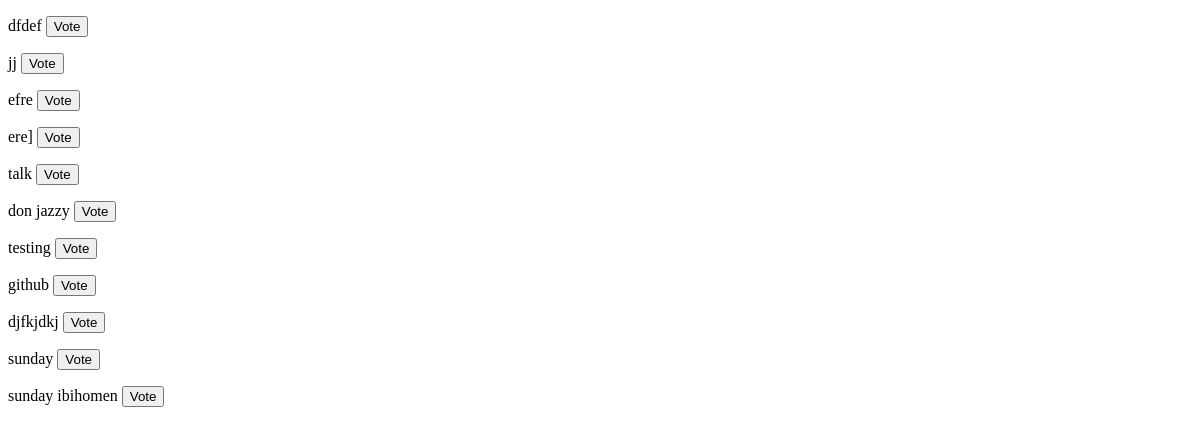
/display/, run on an earlier commit of the app's database.
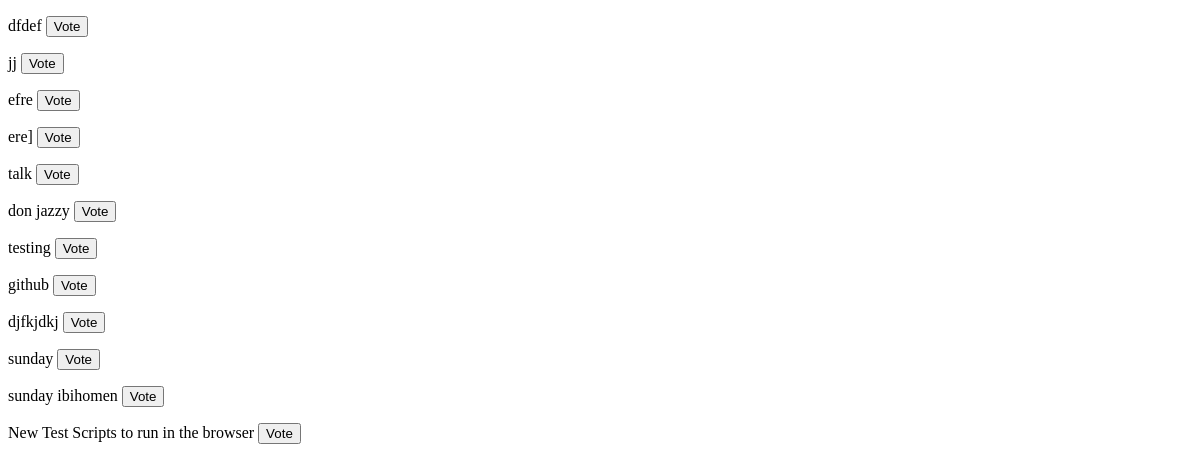
And on a later commit of the database.
### inside/models.py (models this page shows)
class Product(models.Model):
    name = models.CharField(max_length=30)
    vote = models.IntegerField(default=0, blank=True, null=True)
    def __str__(self):
        return self.name

### inside/views.py (the view)
# urls.py: path('display/', views.display, name='display'),
def display(request):
    query_set = Product.objects.all()
    return render(request, "display.html", {'all': query_set})

### templates/display.html (shortened to what this page needs)
<!DOCTYPE html>
<html lang="en">
<head>
</head>
<body>
    <form action="{% url 'vote' %}" method="post">
        {% for one in all %}
            <p>{{ one }}  <button type="submit" value="vote" name="p{{ one.id }}">Vote</button></p>
        {% endfor %}
    </form>
</body>
</html>

What changed in the data, as far as the page shows it:
added Product: name "New Test Scripts to run in the browser"
